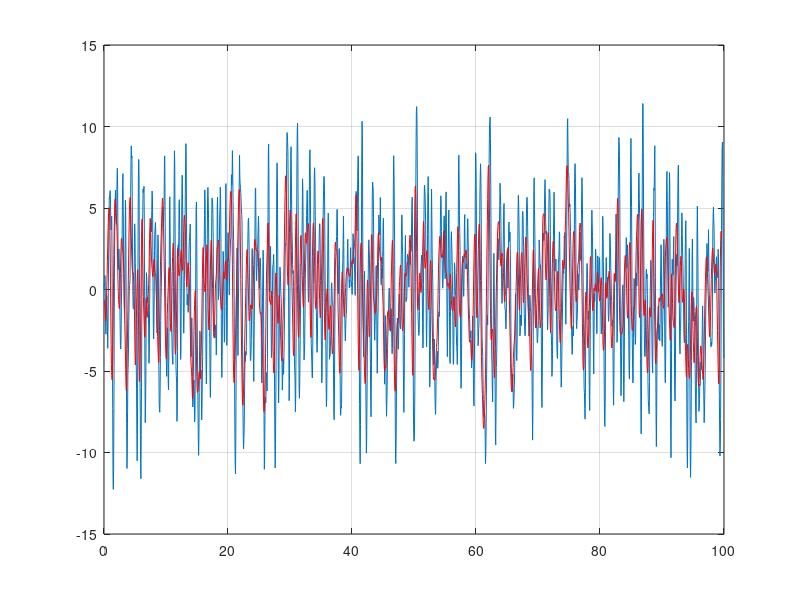

This figure's MATLAB source: (Note: this script raises an error after producing the figure.)
dadosordem2rand = load('dadosordem2aleatorio.txt');
t_rand = dadosordem2rand(:,1);
v_rand = dadosordem2rand(:,2);
T_rand = dadosordem2rand(:,3);

plot(t_rand,T_rand)
grid on
hold on

% Filtro
for i = 1:length(T_rand)-8
    T_rand_f(i) = mean(T_rand(i:i+8));
    v_rand_f(i) = mean(v_rand(i:i+8));
end
t_rand_f = t_rand(1:length(T_rand)-8)';
% v_rand_f = v_rand(1:length(T_rand)-8)';

plot(t_rand_f,T_rand_f,'r')

% Identificacao do sistema pelo metodo da convolucao
U=v_rand_f'; % criacao da matrix de entrada U
for i=1:length(v_rand_f)-1
    U = [U [zeros(i,1); v_rand_f(1:length(v_rand_f)-i)']];
end

% solucao do sistema Y=UX para U (U = Y/X)
H1=U\T_rand_f';
H2=inv(U)*T_rand_f';

figure
plot(t_rand_f,H1)
grid on
axis([0 10 -5 5])
figure
plot(t_rand_f,H2)

U2=v_rand; % criacao da matrix de entrada U
for i=1:length(v_rand)-1
    U2 = [U2 [zeros(i,1); v_rand(1:length(v_rand)-i)]];
end

H = U2\T_rand;

figure
plot(t_rand,H)
grid on
axis([0 10 -5 5])